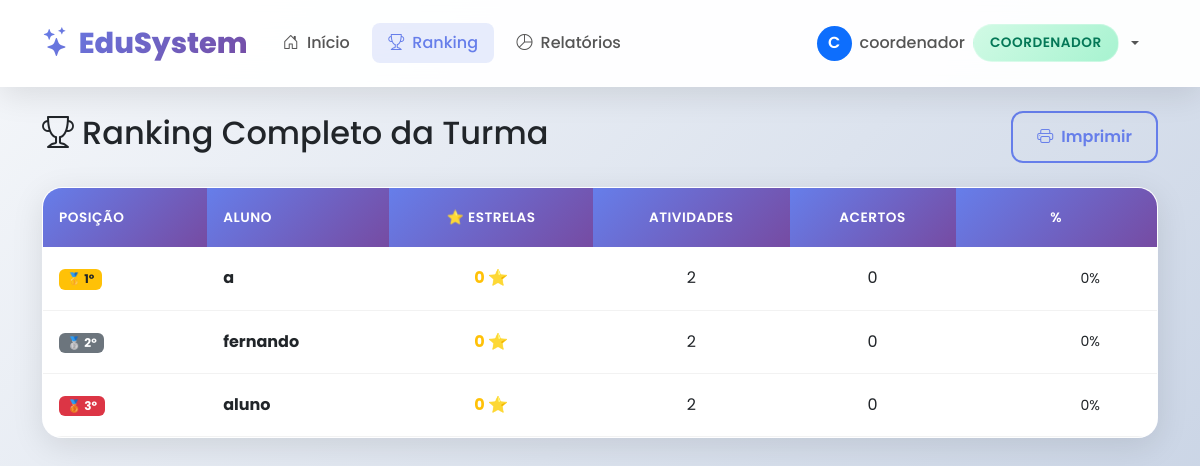
/coordenador/ranking (signed in), run on the app's committed database.
### tables this page shows
CREATE TABLE usuarios (
            id INTEGER PRIMARY KEY AUTOINCREMENT,
            nome TEXT UNIQUE NOT NULL,
            senha TEXT NOT NULL,
            tipo TEXT NOT NULL CHECK(tipo IN ('aluno', 'professor', 'coordenador')),
            data_cadastro TIMESTAMP DEFAULT CURRENT_TIMESTAMP
        );

### app.py (the view)
@app.route('/coordenador/ranking')
@login_required
@coordenador_required
def coordenador_ranking():
    conn = conectar()
    cursor = conn.cursor()
    cursor.execute("""
        SELECT u.nome,
               COALESCE(SUM(p.estrelas_ganhas), 0) as estrelas,
               COUNT(p.id) as atividades_feitas,
               SUM(CASE WHEN p.acertou = 1 THEN 1 ELSE 0 END) as acertos,
               ROUND(100.0 * SUM(CASE WHEN p.acertou = 1 THEN 1 ELSE 0 END) / NULLIF(COUNT(p.id), 0), 1) as percentual
        FROM usuarios u
        LEFT JOIN progresso p ON u.id = p.aluno_id
        WHERE u.tipo = 'aluno'
        GROUP BY u.id, u.nome
        ORDER BY estrelas DESC, acertos DESC
    """)
    ranking = cursor.fetchall()
    conn.close()
    return render_template('coordenador/ranking.html', ranking=ranking)

### app.py (called while the page is built)
def conectar():
    conn = sqlite3.connect(DB_NAME)
    conn.row_factory = sqlite3.Row
    return conn

def login_required(f):
    @wraps(f)
    def decorated_function(*args, **kwargs):
        if 'user_id' not in session:
            return redirect(url_for('login'))
        return f(*args, **kwargs)
    return decorated_function

def coordenador_required(f):
    @wraps(f)
    def decorated_function(*args, **kwargs):
        if session.get('tipo') != 'coordenador':
            flash('Acesso restrito a coordenadores!', 'danger')
            return redirect(url_for('dashboard'))
        return f(*args, **kwargs)
    return decorated_function

### templates/coordenador/ranking.html (shortened to what this page needs)
{% extends "base.html" %}
{% block content %}
<div class="d-flex justify-content-between align-items-center mb-4">
    <h2><i class="bi bi-trophy me-2"></i>Ranking Completo da Turma</h2>
    <button class="btn btn-outline-primary" onclick="window.print()">
        <i class="bi bi-printer me-2"></i>Imprimir
    </button>
</div>
<div class="card">
    <div class="table-responsive">
        <table class="table table-hover mb-0">
            <thead class="table-dark">
                <tr>
                    <th>Posição</th>
                    <th>Aluno</th>
                    <th class="text-center">⭐ Estrelas</th>
                    <th class="text-center">Atividades</th>
                    <th class="text-center">Acertos</th>
                    <th class="text-center">%</th>
                </tr>
            </thead>
            <tbody>
                {% for aluno in ranking %}
                <tr>
                    <td>
                        {% if loop.index == 1 %}
                        <span class="badge bg-warning text-dark">🥇 1º</span>
                        {% elif loop.index == 2 %}
                        <span class="badge bg-secondary">🥈 2º</span>
                        {% elif loop.index == 3 %}
                        <span class="badge bg-danger">🥉 3º</span>
                        {% else %}
                        <span class="badge bg-light text-dark">{{ loop.index }}º</span>
                        {% endif %}
                    </td>
                    <td class="fw-bold">{{ aluno.nome }}</td>
                    <td class="text-center">
                        <span class="text-warning fw-bold">{{ aluno.estrelas }} ⭐</span>
                    </td>
                    <td class="text-center">{{ aluno.atividades_feitas }}</td>
                    <td class="text-center">{{ aluno.acertos }}</td>
                    <td class="text-center">
                        <div class="d-flex align-items-center justify-content-center">
                            <span class="small">{{ aluno.percentual or 0 }}%</span>
                        </div>
                    </td>
                </tr>
                {% else %}
                <tr>
                    <td colspan="6" class="text-center py-4 text-muted">
                        Nenhum aluno no ranking
                    </td>
                </tr>
                {% endfor %}
            </tbody>
        </table>
    </div>
</div>
{% endblock %}

### templates/base.html (style rules this page uses)
:root { --primary-gradient: linear-gradient(135deg, #667eea 0%, #764ba2 100%); --secondary-gradient: linear-gradient(135deg, #f093fb 0%, #f5576c 100%); --success-gradient: linear-gradient(135deg, #4facfe 0%, #00f2fe 100%); --warning-gradient: linear-gradient(135deg, #fa709a 0%, #fee140 100%); --dark-gradient: linear-gradient(135deg, #2c3e50 0%, #4ca1af 100%); --glass-bg: rgba(255, 255, 255, 0.95); --glass-border: rgba(255, 255, 255, 0.2); --shadow-soft: 0 8px 32px rgba(0, 0, 0, 0.1); --shadow-hover: 0 20px 60px rgba(0, 0, 0, 0.15); --radius-lg: 20px; --radius-md: 12px; --radius-sm: 8px; }
* { font-family: 'Poppins', sans-serif; }
body { background: linear-gradient(135deg, #f5f7fa 0%, #c3cfe2 100%); min-height: 100vh; overflow-x: hidden; }
.card { background: var(--glass-bg); backdrop-filter: blur(10px); border: 1px solid var(--glass-border); border-radius: var(--radius-lg); box-shadow: var(--shadow-soft); transition: all 0.4s cubic-bezier(0.175, 0.885, 0.32, 1.275); overflow: hidden; animation: slideInUp 0.6s ease-out; }
.card::before { content: ''; position: absolute; top: 0; left: -100%; width: 100%; height: 100%; background: linear-gradient(90deg, transparent, rgba(255,255,255,0.4), transparent); transition: left 0.5s; }
.btn { border-radius: var(--radius-md); font-weight: 600; padding: 0.75rem 1.5rem; border: none; position: relative; overflow: hidden; transition: all 0.3s ease; }
.btn::before { content: ''; position: absolute; top: 50%; left: 50%; width: 0; height: 0; border-radius: 50%; background: rgba(255,255,255,0.3); transform: translate(-50%, -50%); transition: width 0.6s, height 0.6s; }
.btn-outline-primary { border: 2px solid #667eea; color: #667eea; background: transparent; }
.table { margin-bottom: 0; }
.table thead th { background: var(--primary-gradient); color: white; font-weight: 600; text-transform: uppercase; font-size: 0.85rem; letter-spacing: 0.5px; border: none; padding: 1.2rem 1rem; }
.table tbody tr { transition: all 0.3s ease; }
.table tbody td { padding: 1.2rem 1rem; vertical-align: middle; border-bottom: 1px solid rgba(0,0,0,0.05); }

### data on the page
usuarios: shows "🥇 1º", nome "a", estrelas "0", atividades_feitas "2", acertos "0", percentual "0"
usuarios: shows "🥈 2º", nome "fernando", estrelas "0", atividades_feitas "2", acertos "0", percentual "0"
usuarios: shows "🥉 3º", nome "aluno", estrelas "0", atividades_feitas "2", acertos "0", percentual "0"

### other printed values
{{ session.nome[0].upper() }} "C"
{{ session.nome }} "coordenador"
{{ session.tipo }} "COORDENADOR"
